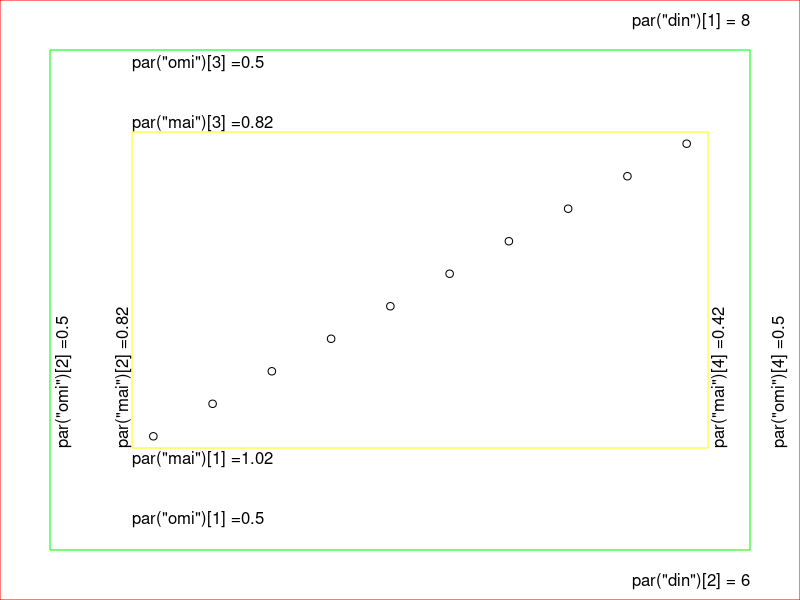
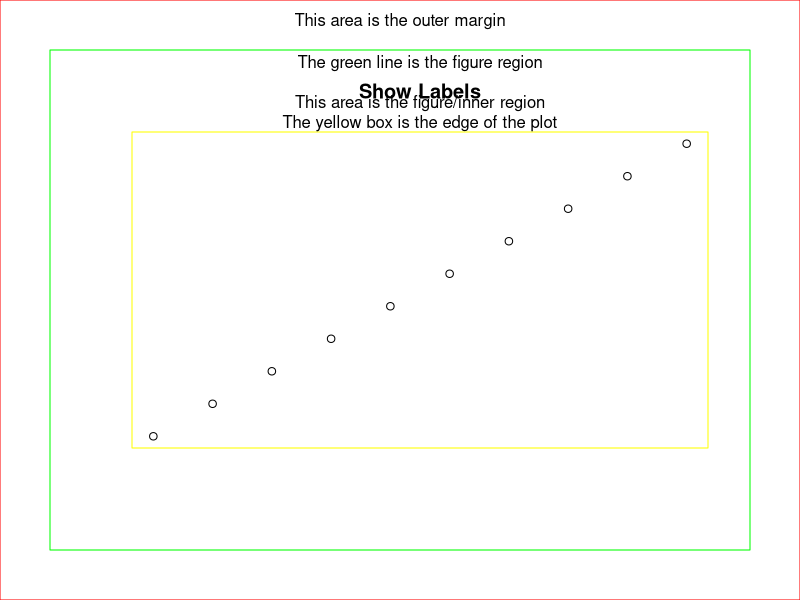
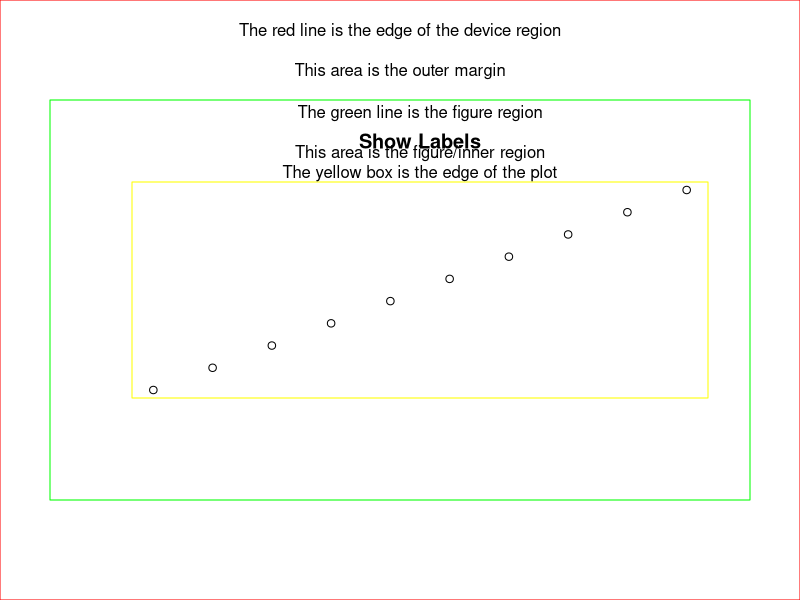
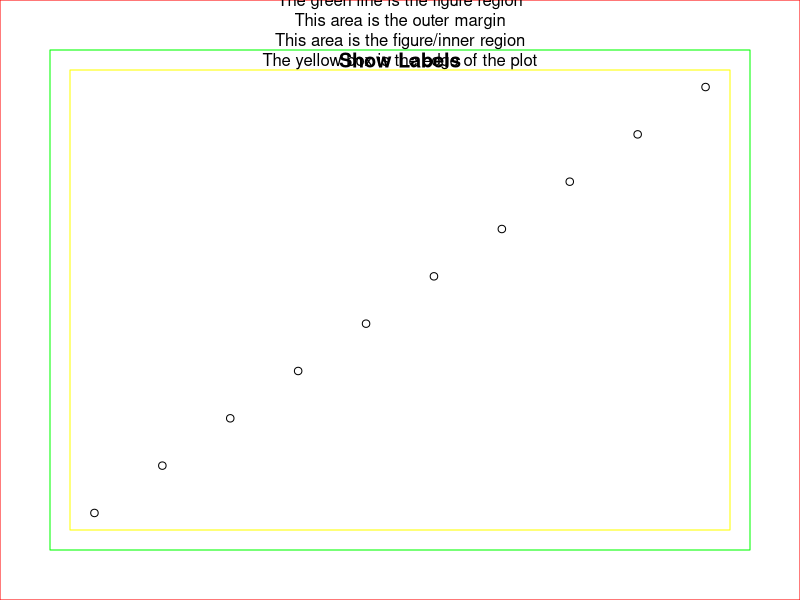
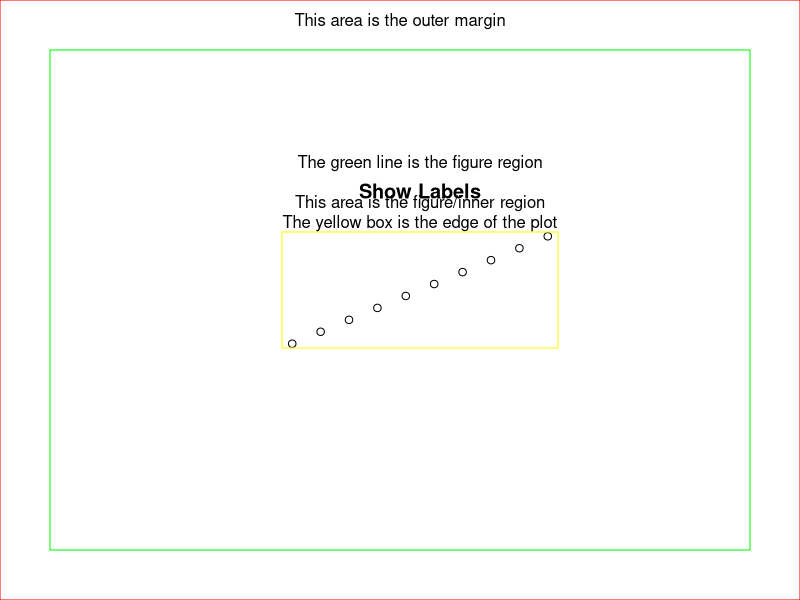
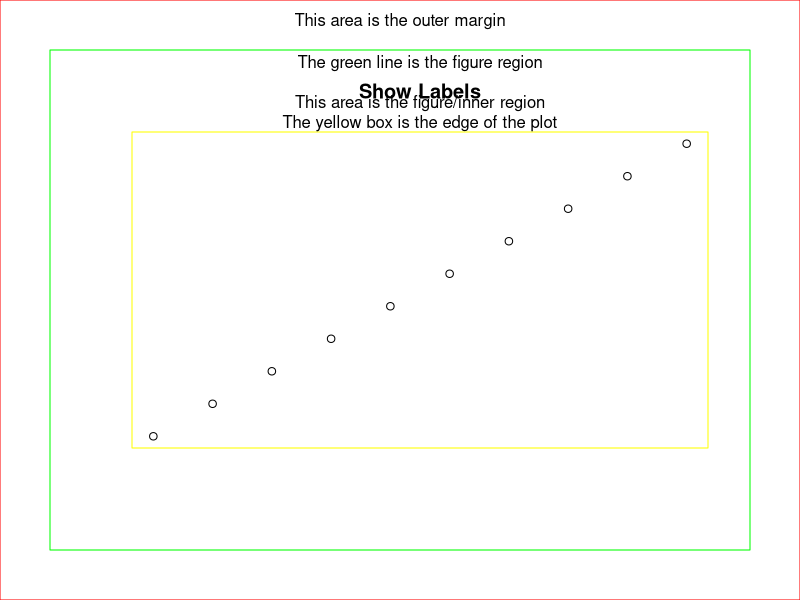

These figures' R source, in order:
# using par to set margins and layout

# need to save current status of par
par(omi = c(.5, .5, .5, .5))

oldParValues <- par(no.readonly = TRUE)

# here's a diagram of plot regions

makeAPlot <- function(showThis = "labels") {
  plot(1:10, xlab = "", ylab = "", sub = "", axes = FALSE)+
    box(which = "outer",  col = "red")+
    box(which = "inner",  col = "green")+
    #box(which = "figure", col = "blue")+
    box(which = "plot", col = "yellow")
  if (showThis == "labels") {
    mainText = "Show Labels"
    mtext("The red line is the edge of the device region", side = 3, line = 3, outer = TRUE)
    mtext("This area is the outer margin", side = 3, line = 1, outer = TRUE)
    mtext("The green line is the figure region", side = 3, line = 3)
    mtext("This area is the figure/inner region", side = 3, line = 1)
    mtext("The yellow box is the edge of the plot")
  } else if (showThis == "functions") {
    mainText = ""
    mtext(paste('par("din")[1] =', prettyNum(par("din")[1], digits = 3)), 
          line = 1, outer = TRUE, adj = 1 )
    mtext(paste('par("din")[2] =', prettyNum(par("din")[2], digits = 3)), 
          line = 1, outer = TRUE, adj = 1, side = 1 )
    for (theIndex in 1:4) {
      mtext(paste0('par("omi")[',theIndex,'] =', prettyNum(par("omi")[theIndex], digits = 3) ),
            line = 3, adj = 0, side = theIndex)
      mtext(paste0('par("mai")[',theIndex,'] =', prettyNum(par("mai")[theIndex], digits = 3) ),
            line = 0, adj = 0, side = theIndex)

    }
    
  } else if (showThis == "values") {
    
  }
  title(main = mainText)

}

makeAPlot(showThis = "functions")
makeAPlot(showThis = "labels")

# margins are specified in lines of text or inches.
par("oma") # lines of text: bottom, left, top, right
par("omi") # inches

# lets start from the outside of the plot and move in
# regarding the device region / outer margins ---------------------------------------------
# din - Width and height of device in inches. 
# dev.size is similiar, but dynamic when window is resized.
par("din") # run ... resize the plot window ... run 

# Regarding the outer margin ----------------------------------------------

par("oma") # outer margin / lines (bottom, left, top, right)
par("omi") # outer margin / inches (bottom, left, top, right)

par(omi = c(1,.5,1,.5))
makeAPlot()
par(oldParValues) # reset par


# omd is in relation to device size
par("omd") # outer margin / fraction of din (x1, x2, y1, y2)

#...so
omd_x1 <- par("omd")[1]
din_width <- par("din")[1]
omi_left <- par("omi")[2]
omd_x1 * din_width == omi_left


# regarding the figure region -----------------------------------------------
par("mar") # figure margin / lines (bottom, left, top, right)
par("mai") # figure margin / inches (bottom, left, top, right)

par(mai = c(.2,.2,.2,.2))
makeAPlot()
par(oldParValues) # reset par

# par("fig") # coordinates of figure region compared to par("din")
par("fin") # size of figure region in inches. dynamic

par(fin = c(4,3))
makeAPlot()
par(oldParValues) # reset par

# regarding the plot region -------------------------
# size of plot region - x1, x2, y1, y2
par("usr")
par(usr = c(1,15,1,12))
makeAPlot()
